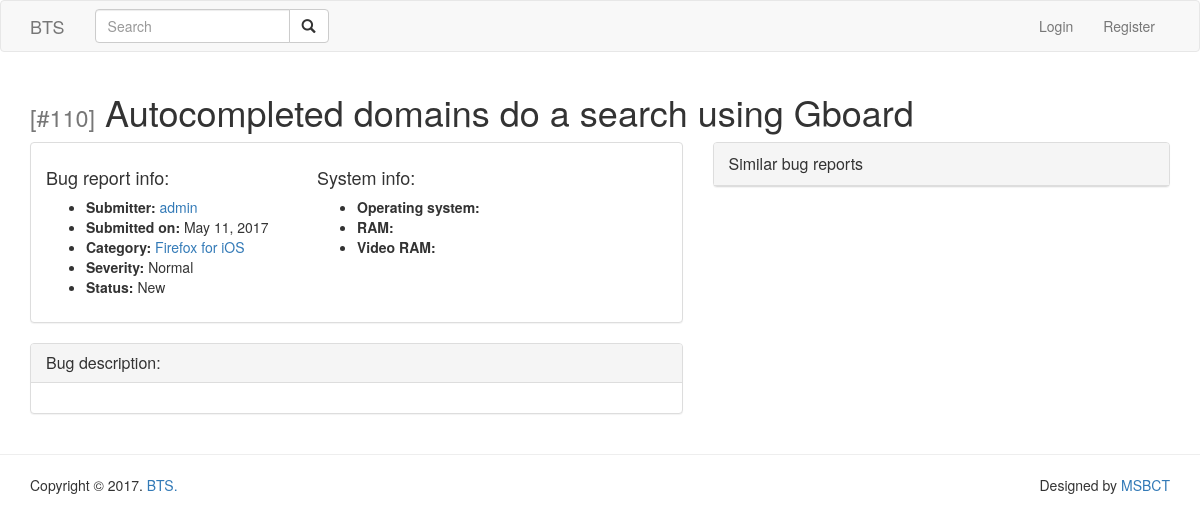
Screenshot of /bugs/110/ with the database file from the repository.
### bugs/models.py (models this page shows, shortened)
class BugReport(models.Model):
    SEVERITY_LOW = 1
    SEVERITY_NORMAL = 2
    SEVERITY_HIGH = 3
    SEVERITY_URGENT = 4
    SEVERITY_FEATURE = 0
    SEVERITY_CHOICES = (
        (SEVERITY_LOW, 'Low'),
        (SEVERITY_NORMAL, 'Normal'),
        (SEVERITY_HIGH, 'High'),
        (SEVERITY_URGENT, 'Urgent'),
        (SEVERITY_FEATURE, 'Feature'),
    )
    STATUS_NEW = 0
    STATUS_REJECTED = 1
    STATUS_ASSIGNED = 2
    STATUS_FIXED = 3
    STATUS_CHOICES = (
        (STATUS_NEW, 'New'),
        (STATUS_REJECTED, 'Rejected'),
        (STATUS_ASSIGNED, 'Assigned'),
        (STATUS_FIXED, 'Fixed'),
    )
    created = models.DateTimeField(auto_now=False, auto_now_add=True)
    updated = models.DateTimeField(auto_now=True, auto_now_add=False)
    title = models.CharField(max_length=255)
    submitter = models.ForeignKey(User, related_name='submitted_reports', on_delete=models.CASCADE)
    os = models.CharField("Operating system", blank=True, max_length=100)
    ram = models.CharField("RAM", blank=True, max_length=100)
    vram = models.CharField("Video RAM", blank=True, max_length=100)
    category = models.ForeignKey(BugCategory, null=True, on_delete=models.SET_NULL)
    severity = models.SmallIntegerField(choices=SEVERITY_CHOICES, default=SEVERITY_NORMAL)
    status = models.SmallIntegerField(choices=STATUS_CHOICES, default=STATUS_NEW)
    expected = models.TextField("Expected behavior", blank=True)
    actual = models.TextField("Actual behavior", blank=True)
    reproduce = models.TextField("Steps to reproduce", blank=True)
    master = models.ForeignKey(
        'self', related_name='duplicates', null=True, blank=True, on_delete=models.SET_NULL,
        limit_choices_to={'master': None})
    assignee = models.ForeignKey(
        User, related_name='assigned_reports', null=True, blank=True, on_delete=models.SET_NULL,
        limit_choices_to={'is_staff': True})
    solution = models.TextField(blank=True, null=True, verbose_name='Solution')
    class Meta:
        verbose_name = 'Bug report'
        verbose_name_plural = 'Bug reports'
        ordering = ['-id', ]
    def get_similar_reports(self, n=10):
        from info.utils import tokenize, similarity
        docs = []
        bugs = BugReport.objects.all()
        for bug in reversed(bugs):
            docs.append(tokenize(bug.title))
        dictionary = corpora.Dictionary(docs)
        num_term = len(dictionary)
        corpus = [dictionary.doc2bow(text) for text in docs]
        tf_idf = gensim.models.TfidfModel(corpus)
        index = similarities.SparseMatrixSimilarity(tf_idf[corpus], num_features=num_term)
        vec_bow = dictionary.doc2bow(tokenize(self.title))
        vec_tf_idf = tf_idf[vec_bow]
        sims = index[vec_tf_idf]
        id_and_sim = [(one, two)
                      for (one, two) in sorted(enumerate(sims), key=lambda item: -item[1])[1:min(n, len(sims))]]
        print(sorted(enumerate(sims), key=lambda item: -item[1]))
        bug_and_sim = [(BugReport.objects.get(id=id + 1), sim) for id, sim in id_and_sim]
        return bug_and_sim

class BugCategory(models.Model):
    name = models.CharField(max_length=100)
    class Meta:
        verbose_name = 'Bug category'
        verbose_name_plural = 'Bug categories'
        ordering = ['name', ]
    @python_2_unicode_compatible
    def __str__(self):
        return self.name

### bugs/views.py (the view)
# urls.py: url(r'^(?P<id>\d+)/$', BugDetail.as_view(), name='bugs_detail'),
class BugDetail(DetailView):
    model = BugReport
    slug_field = 'id'
    slug_url_kwarg = 'id'
    template_name = 'bugs/detail.html'
    context_object_name = 'bug'

### info/utils.py (called while the page is built)
def tokenize(text):
    lowers = text.lower()
    punct_free = lowers.translate(str.maketrans({key: None for key in string.punctuation}))
    tokens = word_tokenize(punct_free)
    porter = PorterStemmer()
    stemmed = [porter.stem(w) for w in tokens]
    tokens = [w for w in stemmed if w not in stopwords.words('english')]
    return tokens

### templates/bugs/detail.html (shortened to what this page needs)
{% extends "base.html" %}
{% block main %}
<header>
<div class="container">
  <h1>
    <small>[#{{ bug.id }}]</small> {{ bug.title }}
  </h1>
</div>
</header>
<section class="vpad-sm">
<div class="container">
  <div class="row">
    <div class="col-md-7">
      <div class="panel panel-default">
      <div class="panel-body">
      <div class="row">
        <div class="col-sm-5">
          <h4>Bug report info:</h4>
          <ul>
            <li><strong>Submitter:</strong> <a href="#">{{ bug.submitter }}</a></li>
            <li><strong>Submitted on:</strong> {{ bug.created|date }}</li>
            <li><strong>Category:</strong> <a href="#">{{ bug.category }}</a></li>
            <li><strong>Severity:</strong> {{ bug.get_severity_display }}</li>
            <li><strong>Status:</strong> {{ bug.get_status_display }}</li>
          </ul>
        </div>
        <div class="col-sm-7">
          <h4>System info:</h4>
          <ul>
            <li><strong>Operating system:</strong> {{ bug.os }}</li>
            <li><strong>RAM:</strong> {{ bug.ram }}</li>
            <li><strong>Video RAM:</strong> {{ bug.vram }}</li>
          </ul>
        </div>
      </div>
      </div>
      </div>
      <div class="panel panel-default">
        <div class="panel-heading">
          <h3 class="panel-title">Bug description:</h3>
        </div>
        <div class="panel-body">
        </div>
      </div>
    </div>
    <div class="col-md-5">
    <div class="panel panel-default">
      <div class="panel-heading">
        <p class="panel-title">Similar bug reports</p>
      </div>
    </div>
    </div>
  </div>
</div>
</section>
{% endblock main %}

### rows the page displays
BugReport: id "110", title "Autocompleted domains do a search using Gboard", submitter "admin", created "May 11, 2017", category "Firefox for iOS", severity "Normal", status "New"
